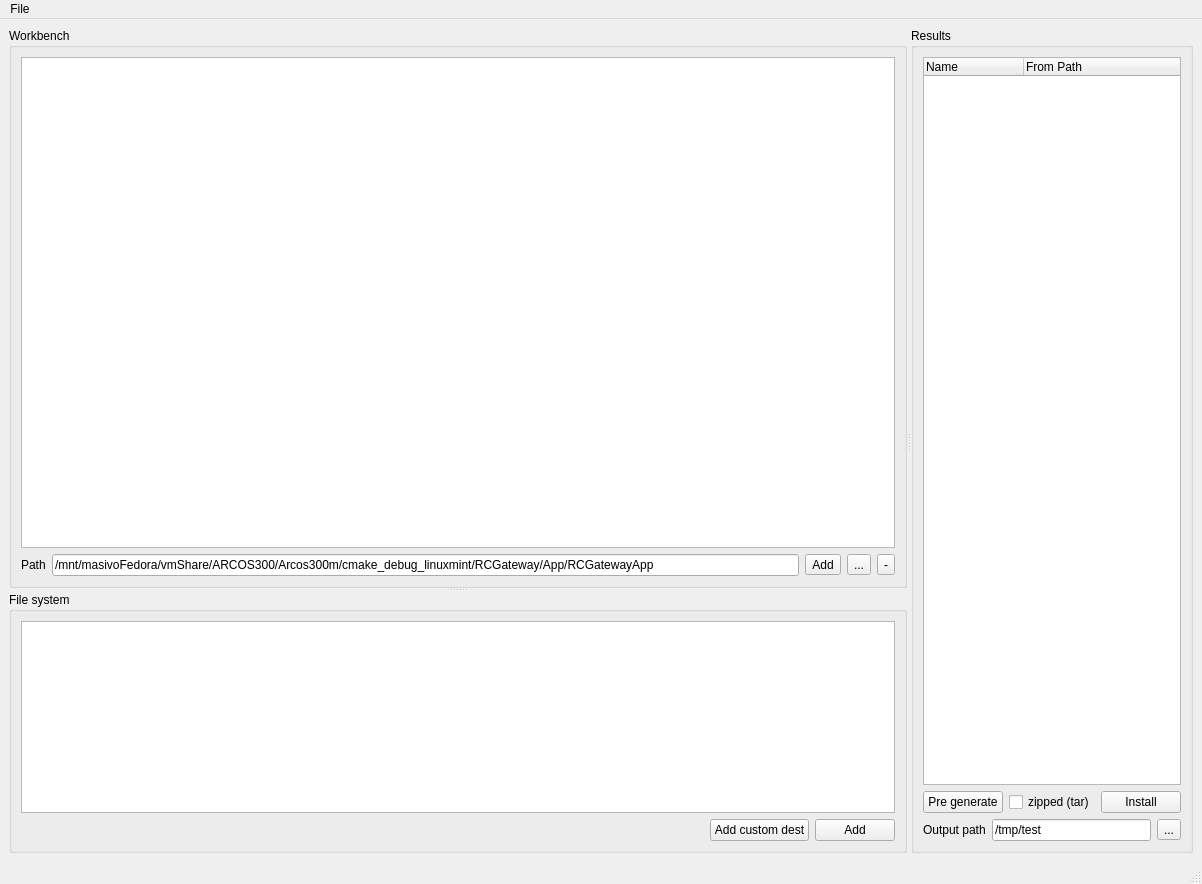
<?xml version="1.0" encoding="UTF-8"?>
<ui version="4.0">
 <class>MainWindow</class>
 <widget class="QMainWindow" name="MainWindow">
  <property name="geometry">
   <rect>
    <x>0</x>
    <y>0</y>
    <width>1202</width>
    <height>884</height>
   </rect>
  </property>
  <property name="windowTitle">
   <string>MainWindow</string>
  </property>
  <widget class="QWidget" name="centralwidget">
   <layout class="QHBoxLayout" name="horizontalLayout">
    <item>
     <widget class="QSplitter" name="splitter_2">
      <property name="orientation">
       <enum>Qt::Horizontal</enum>
      </property>
      <widget class="QSplitter" name="splitter">
       <property name="sizePolicy">
        <sizepolicy hsizetype="Preferred" vsizetype="Expanding">
         <horstretch>60</horstretch>
         <verstretch>0</verstretch>
        </sizepolicy>
       </property>
       <property name="orientation">
        <enum>Qt::Vertical</enum>
       </property>
       <widget class="QGroupBox" name="groupBox_2">
        <property name="sizePolicy">
         <sizepolicy hsizetype="Preferred" vsizetype="Preferred">
          <horstretch>0</horstretch>
          <verstretch>70</verstretch>
         </sizepolicy>
        </property>
        <property name="title">
         <string>Workbench</string>
        </property>
        <layout class="QVBoxLayout" name="verticalLayout_5">
         <item>
          <widget class="QTreeView" name="tv_paths">
           <property name="sizePolicy">
            <sizepolicy hsizetype="Expanding" vsizetype="Expanding">
             <horstretch>0</horstretch>
             <verstretch>0</verstretch>
            </sizepolicy>
           </property>
           <property name="alternatingRowColors">
            <bool>true</bool>
           </property>
           <property name="selectionMode">
            <enum>QAbstractItemView::ExtendedSelection</enum>
           </property>
          </widget>
         </item>
         <item>
          <layout class="QHBoxLayout" name="horizontalLayout_4">
           <item>
            <layout class="QHBoxLayout" name="horizontalLayout_2">
             <item>
              <widget class="QLabel" name="label">
               <property name="text">
                <string>Path</string>
               </property>
              </widget>
             </item>
             <item>
              <widget class="QLineEdit" name="le_binaryPath">
               <property name="text">
                <string>/mnt/masivoFedora/vmShare/ARCOS300/Arcos300m/cmake_debug_linuxmint/RCGateway/App/RCGatewayApp</string>
               </property>
              </widget>
             </item>
             <item>
              <widget class="QToolButton" name="tb_addBinary">
               <property name="text">
                <string>Add</string>
               </property>
              </widget>
             </item>
            </layout>
           </item>
           <item>
            <widget class="QToolButton" name="tb_findBinary">
             <property name="text">
              <string>...</string>
             </property>
            </widget>
           </item>
           <item>
            <widget class="QToolButton" name="tb_removeBinary">
             <property name="text">
              <string>-</string>
             </property>
            </widget>
           </item>
          </layout>
         </item>
        </layout>
       </widget>
       <widget class="QGroupBox" name="groupBox_3">
        <property name="sizePolicy">
         <sizepolicy hsizetype="Preferred" vsizetype="Preferred">
          <horstretch>0</horstretch>
          <verstretch>0</verstretch>
         </sizepolicy>
        </property>
        <property name="title">
         <string>File system</string>
        </property>
        <layout class="QVBoxLayout" name="verticalLayout_6">
         <item>
          <widget class="QTreeView" name="tv_fileExplorer">
           <property name="sizePolicy">
            <sizepolicy hsizetype="Expanding" vsizetype="Expanding">
             <horstretch>0</horstretch>
             <verstretch>0</verstretch>
            </sizepolicy>
           </property>
           <property name="editTriggers">
            <set>QAbstractItemView::NoEditTriggers</set>
           </property>
           <property name="selectionMode">
            <enum>QAbstractItemView::ExtendedSelection</enum>
           </property>
          </widget>
         </item>
         <item>
          <layout class="QHBoxLayout" name="horizontalLayout_7">
           <item>
            <spacer name="horizontalSpacer">
             <property name="orientation">
              <enum>Qt::Horizontal</enum>
             </property>
             <property name="sizeHint" stdset="0">
              <size>
               <width>40</width>
               <height>20</height>
              </size>
             </property>
            </spacer>
           </item>
           <item>
            <widget class="QPushButton" name="pb_addFromFileSystemCustomDest">
             <property name="text">
              <string>Add custom dest</string>
             </property>
            </widget>
           </item>
           <item>
            <widget class="QPushButton" name="pb_addFromFileSystem">
             <property name="text">
              <string>Add</string>
             </property>
            </widget>
           </item>
          </layout>
         </item>
        </layout>
       </widget>
      </widget>
      <widget class="QGroupBox" name="groupBox">
       <property name="sizePolicy">
        <sizepolicy hsizetype="Preferred" vsizetype="Preferred">
         <horstretch>10</horstretch>
         <verstretch>0</verstretch>
        </sizepolicy>
       </property>
       <property name="title">
        <string>Results</string>
       </property>
       <layout class="QVBoxLayout" name="verticalLayout">
        <item>
         <widget class="QTreeWidget" name="tw_organization">
          <column>
           <property name="text">
            <string>Name</string>
           </property>
          </column>
          <column>
           <property name="text">
            <string>From Path</string>
           </property>
          </column>
         </widget>
        </item>
        <item>
         <layout class="QHBoxLayout" name="horizontalLayout_6">
          <item>
           <widget class="QPushButton" name="pb_preGenerate">
            <property name="text">
             <string>Pre generate</string>
            </property>
           </widget>
          </item>
          <item>
           <widget class="QCheckBox" name="cb_zipped">
            <property name="text">
             <string>zipped (tar)</string>
            </property>
           </widget>
          </item>
          <item>
           <widget class="QPushButton" name="pb_install">
            <property name="text">
             <string>Install</string>
            </property>
           </widget>
          </item>
         </layout>
        </item>
        <item>
         <layout class="QHBoxLayout" name="horizontalLayout_5">
          <item>
           <widget class="QLabel" name="label_3">
            <property name="text">
             <string>Output path</string>
            </property>
           </widget>
          </item>
          <item>
           <widget class="QLineEdit" name="le_outputPath">
            <property name="text">
             <string>/tmp/test</string>
            </property>
           </widget>
          </item>
          <item>
           <widget class="QToolButton" name="tb_outputPathFind">
            <property name="text">
             <string>...</string>
            </property>
           </widget>
          </item>
         </layout>
        </item>
       </layout>
      </widget>
     </widget>
    </item>
   </layout>
  </widget>
  <widget class="QMenuBar" name="menubar">
   <property name="geometry">
    <rect>
     <x>0</x>
     <y>0</y>
     <width>1202</width>
     <height>20</height>
    </rect>
   </property>
   <widget class="QMenu" name="menuFile">
    <property name="title">
     <string>File</string>
    </property>
    <addaction name="actionSave_as"/>
    <addaction name="actionLoad"/>
   </widget>
   <addaction name="menuFile"/>
  </widget>
  <widget class="QStatusBar" name="statusbar"/>
  <action name="actionSave_as">
   <property name="text">
    <string>Save as...</string>
   </property>
  </action>
  <action name="actionLoad">
   <property name="text">
    <string>Load</string>
   </property>
  </action>
 </widget>
 <resources/>
 <connections/>
</ui>
